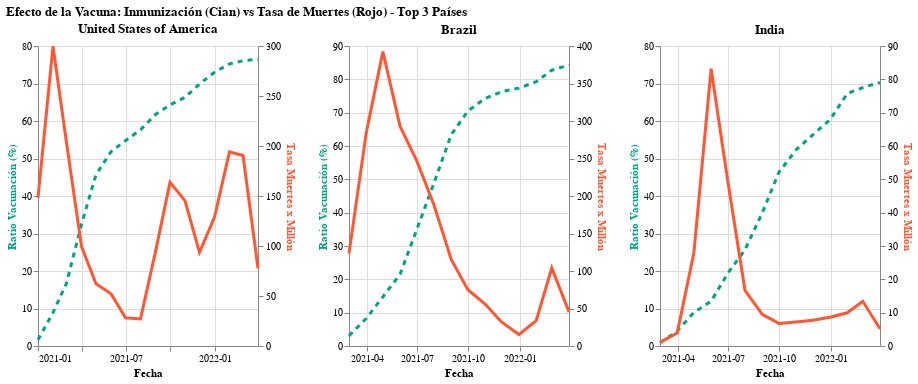

The notebook cell this image was saved under:
### Code cell
# 1. PREPARACIÓN DE DATOS
# Aseguramos formato de fecha
df['date'] = pd.to_datetime(df['date'])

# Si no existe 'total_deaths', lo creamos para poder filtrar el top 3
if 'total_deaths' not in df.columns:
    df['total_deaths'] = df.groupby('country')['New_deaths'].cumsum()

# Identificamos los Top 3 países con más muertes acumuladas
top_3_countries = df.groupby('country')['total_deaths'].max().nlargest(3).index.tolist()
df_top3 = df[df['country'].isin(top_3_countries)]

# Agrupamos por mes para suavizar y reducir datos (evita el error de max rows)
df_grouped = df_top3.set_index('date').groupby('country').resample('ME').agg({
    'ratio': 'max',          # Ratio de vacunación (acumulativo) -> tomamos el máximo del mes
    'New_deaths': 'sum',     # Nuevas muertes (flujo) -> sumamos el total del mes
    'population': 'max'      # Población constante
}).reset_index()

# Calculamos la Tasa de Muerte por Millón (para normalizar la "tasa")
df_grouped['death_rate_per_million'] = (df_grouped['New_deaths'] / df_grouped['population']) * 1_000_000

# --- 2. CREACIÓN DE GRÁFICOS INDIVIDUALES ---
lista_graficos = []

for pais in top_3_countries:
    # Filtramos datos solo para este país
    datos_pais = df_grouped[df_grouped['country'] == pais]
    
    base = alt.Chart(datos_pais).encode(
        x=alt.X('date:T', title='Fecha', axis=alt.Axis(format='%Y-%m'))
    )

    # Línea 1: Vacunación (Punteada, Cian)
    line_vaccine = base.mark_line(strokeDash=[5, 5], strokeWidth=3).encode(
        y=alt.Y('ratio:Q', title='Ratio Vacunación (%)', axis=alt.Axis(titleColor='#00A388')),
        color=alt.value('#00A388'),
        tooltip=['country', 'date', alt.Tooltip('ratio', format='.2f')]
    )

    # Línea 2: Muertes (Sólida, Rojo/Naranja)
    line_death = base.mark_line(strokeWidth=3).encode(
        y=alt.Y('death_rate_per_million:Q', title='Tasa Muertes x Millón', axis=alt.Axis(titleColor='#FF5733')),
        color=alt.value('#FF5733'),
        tooltip=['country', 'date', alt.Tooltip('death_rate_per_million', format='.1f')]
    )

    # Combinamos las capas y resolvemos la escala SOLO para este gráfico
    layer = alt.layer(
        line_vaccine, 
        line_death
    ).resolve_scale(
        y='independent'
    ).properties(
        title=pais, # Título individual
        width=220,  # Ancho ajustado para que quepan los 3
        height=300
    )
    
    lista_graficos.append(layer)

# --- 3. CONCATENACIÓN HORIZONTAL ---
# Usamos reduce para unir todos los gráficos de la lista
chart_final = alt.hconcat(*lista_graficos).properties(
    title='Efecto de la Vacuna: Inmunización (Cian) vs Tasa de Muertes (Rojo) - Top 3 Países'
)

display(chart_final)

### Figure 1 — Vega-Lite specification as saved in the notebook (floating-point values rounded to 4 significant figures)
{"config": {"view": {"continuousWidth": 300, "continuousHeight": 300}}, "hconcat": [{"layer": [{"mark": {"type": "line", "strokeDash": [5, 5], "strokeWidth": 3}, "encoding": {"color": {"value": "#00A388"}, "tooltip": [{"field": "country", "type": "nominal"}, {"field": "date", "type": "temporal"}, {"field": "ratio", "format": ".2f", "type": "quantitative"}], "x": {"axis": {"format": "%Y-%m"}, "field": "date", "title": "Fecha", "type": "temporal"}, "y": {"axis": {"titleColor": "#00A388"}, "field": "ratio", "title": "Ratio Vacunación (%)", "type": "quantitative"}}}, {"mark": {"type": "line", "strokeWidth": 3}, "encoding": {"color": {"value": "#FF5733"}, "tooltip": [{"field": "country", "type": "nominal"}, {"field": "date", "type": "temporal"}, {"field": "death_rate_per_million", "format": ".1f", "type": "quantitative"}], "x": {"axis": {"format": "%Y-%m"}, "field": "date", "title": "Fecha", "type": "temporal"}, "y": {"axis": {"titleColor": "#FF5733"}, "field": "death_rate_per_million", "title": "Tasa Muertes x Millón", "type": "quantitative"}}}], "data": {"name": "data-9408614886be63fe8a661e2cb3ee56ba"}, "height": 300, "resolve": {"scale": {"y": "independent"}}, "title": "United States of America", "width": 220}, {"layer": [{"mark": {"type": "line", "strokeDash": [5, 5], "strokeWidth": 3}, "encoding": {"color": {"value": "#00A388"}, "tooltip": [{"field": "country", "type": "nominal"}, {"field": "date", "type": "temporal"}, {"field": "ratio", "format": ".2f", "type": "quantitative"}], "x": {"axis": {"format": "%Y-%m"}, "field": "date", "title": "Fecha", "type": "temporal"}, "y": {"axis": {"titleColor": "#00A388"}, "field": "ratio", "title": "Ratio Vacunación (%)", "type": "quantitative"}}}, {"mark": {"type": "line", "strokeWidth": 3}, "encoding": {"color": {"value": "#FF5733"}, "tooltip": [{"field": "country", "type": "nominal"}, {"field": "date", "type": "temporal"}, {"field": "death_rate_per_million", "format": ".1f", "type": "quantitative"}], "x": {"axis": {"format": "%Y-%m"}, "field": "date", "title": "Fecha", "type": "temporal"}, "y": {"axis": {"titleColor": "#FF5733"}, "field": "death_rate_per_million", "title": "Tasa Muertes x Millón", "type": "quantitative"}}}], "data": {"name": "data-020f2651c40335d1a088812ae4763124"}, "height": 300, "resolve": {"scale": {"y": "independent"}}, "title": "Brazil", "width": 220}, {"layer": [{"mark": {"type": "line", "strokeDash": [5, 5], "strokeWidth": 3}, "encoding": {"color": {"value": "#00A388"}, "tooltip": [{"field": "country", "type": "nominal"}, {"field": "date", "type": "temporal"}, {"field": "ratio", "format": ".2f", "type": "quantitative"}], "x": {"axis": {"format": "%Y-%m"}, "field": "date", "title": "Fecha", "type": "temporal"}, "y": {"axis": {"titleColor": "#00A388"}, "field": "ratio", "title": "Ratio Vacunación (%)", "type": "quantitative"}}}, {"mark": {"type": "line", "strokeWidth": 3}, "encoding": {"color": {"value": "#FF5733"}, "tooltip": [{"field": "country", "type": "nominal"}, {"field": "date", "type": "temporal"}, {"field": "death_rate_per_million", "format": ".1f", "type": "quantitative"}], "x": {"axis": {"format": "%Y-%m"}, "field": "date", "title": "Fecha", "type": "temporal"}, "y": {"axis": {"titleColor": "#FF5733"}, "field": "death_rate_per_million", "title": "Tasa Muertes x Millón", "type": "quantitative"}}}], "data": {"name": "data-5f5bf094bb477be24f17fca3a7e01ac3"}, "height": 300, "resolve": {"scale": {"y": "independent"}}, "title": "India", "width": 220}], "title": "Efecto de la Vacuna: Inmunización (Cian) vs Tasa de Muertes (Rojo) - Top 3 Países", "$schema": "https://vega.github.io/schema/vega-lite/v6.1.0.json", "datasets": {"data-9408614886be63fe8a661e2cb3ee56ba": [{"country": "United States of America", "date": "2020-12-31T00:00:00", "ratio": 1.65, "New_deaths": 49499, "population": 334100000.0, "death_rate_per_million": 148.2}, {"country": "United States of America", "date": "2021-01-31T00:00:00", "ratio": 8.887, "New_deaths": 100121, "population": 334100000.0, "death_rate_per_million": 299.7}, {"country": "United States of America", "date": "2021-02-28T00:00:00", "ratio": 16.76, "New_deaths": 67846, "population": 334100000.0, "death_rate_per_million": 203.1}, {"country": "United States of America", "date": "2021-03-31T00:00:00", "ratio": 32.5, "New_deaths": 33232, "population": 334100000.0, "death_rate_per_million": 99.48}, {"country": "United States of America", "date": "2021-04-30T00:00:00", "ratio": 45.71, "New_deaths": 20755, "population": 334100000.0, "death_rate_per_million": 62.13}, {"country": "United States of America", "date": "2021-05-31T00:00:00", "ratio": 51.8, "New_deaths": 17439, "population": 334100000.0, "death_rate_per_million": 52.2}, {"country": "United States of America", "date": "2021-06-30T00:00:00", "ratio": 54.76, "New_deaths": 9455, "population": 334100000.0, "death_rate_per_million": 28.3}, {"country": "United States of America", "date": "2021-07-31T00:00:00", "ratio": 57.67, "New_deaths": 9039, "population": 334100000.0, "death_rate_per_million": 27.06}, {"country": "United States of America", "date": "2021-08-31T00:00:00", "ratio": 61.72, "New_deaths": 31539, "population": 334100000.0, "death_rate_per_million": 94.41}, {"country": "United States of America", "date": "2021-09-30T00:00:00", "ratio": 64.29, "New_deaths": 54667, "population": 334100000.0, "death_rate_per_million": 163.6}, {"country": "United States of America", "date": "2021-10-31T00:00:00", "ratio": 66.3, "New_deaths": 48548, "population": 334100000.0, "death_rate_per_million": 145.3}, {"country": "United States of America", "date": "2021-11-30T00:00:00", "ratio": 69.86, "New_deaths": 31282, "population": 334100000.0, "death_rate_per_million": 93.64}, {"country": "United States of America", "date": "2021-12-31T00:00:00", "ratio": 73.0, "New_deaths": 43004, "population": 334100000.0, "death_rate_per_million": 128.7}, {"country": "United States of America", "date": "2022-01-31T00:00:00", "ratio": 75.22, "New_deaths": 64878, "population": 334100000.0, "death_rate_per_million": 194.2}, {"country": "United States of America", "date": "2022-02-28T00:00:00", "ratio": 76.06, "New_deaths": 63656, "population": 334100000.0, "death_rate_per_million": 190.6}, {"country": "United States of America", "date": "2022-03-31T00:00:00", "ratio": 76.44, "New_deaths": 25958, "population": 334100000.0, "death_rate_per_million": 77.7}], "data-020f2651c40335d1a088812ae4763124": [{"country": "Brazil", "date": "2021-02-28T00:00:00", "ratio": 3.045, "New_deaths": 26526, "population": 214800000.0, "death_rate_per_million": 123.5}, {"country": "Brazil", "date": "2021-03-31T00:00:00", "ratio": 8.26, "New_deaths": 61031, "population": 214800000.0, "death_rate_per_million": 284.1}, {"country": "Brazil", "date": "2021-04-30T00:00:00", "ratio": 14.75, "New_deaths": 84319, "population": 214800000.0, "death_rate_per_million": 392.5}, {"country": "Brazil", "date": "2021-05-31T00:00:00", "ratio": 21.56, "New_deaths": 62872, "population": 214800000.0, "death_rate_per_million": 292.7}, {"country": "Brazil", "date": "2021-06-30T00:00:00", "ratio": 34.96, "New_deaths": 53035, "population": 214800000.0, "death_rate_per_million": 246.9}, {"country": "Brazil", "date": "2021-07-31T00:00:00", "ratio": 48.91, "New_deaths": 40405, "population": 214800000.0, "death_rate_per_million": 188.1}, {"country": "Brazil", "date": "2021-08-31T00:00:00", "ratio": 63.36, "New_deaths": 24811, "population": 214800000.0, "death_rate_per_million": 115.5}, {"country": "Brazil", "date": "2021-09-30T00:00:00", "ratio": 70.48, "New_deaths": 16138, "population": 214800000.0, "death_rate_per_million": 75.12}, {"country": "Brazil", "date": "2021-10-31T00:00:00", "ratio": 74.29, "New_deaths": 12016, "population": 214800000.0, "death_rate_per_million": 55.93}, {"country": "Brazil", "date": "2021-11-30T00:00:00", "ratio": 76.3, "New_deaths": 6816, "population": 214800000.0, "death_rate_per_million": 31.73}, {"country": "Brazil", "date": "2021-12-31T00:00:00", "ratio": 77.36, "New_deaths": 3294, "population": 214800000.0, "death_rate_per_million": 15.33}, {"country": "Brazil", "date": "2022-01-31T00:00:00", "ratio": 79.28, "New_deaths": 7275, "population": 214800000.0, "death_rate_per_million": 33.86}, {"country": "Brazil", "date": "2022-02-28T00:00:00", "ratio": 82.74, "New_deaths": 22389, "population": 214800000.0, "death_rate_per_million": 104.2}, {"country": "Brazil", "date": "2022-03-31T00:00:00", "ratio": 84.29, "New_deaths": 9767, "population": 214800000.0, "death_rate_per_million": 45.46}], "data-5f5bf094bb477be24f17fca3a7e01ac3": [{"country": "India", "date": "2021-02-28T00:00:00", "ratio": 0.8453, "New_deaths": 1512, "population": 1401000000.0, "death_rate_per_million": 1.079}, {"country": "India", "date": "2021-03-31T00:00:00", "ratio": 3.981, "New_deaths": 5417, "population": 1401000000.0, "death_rate_per_million": 3.866}, {"country": "India", "date": "2021-04-30T00:00:00", "ratio": 8.947, "New_deaths": 39214, "population": 1401000000.0, "death_rate_per_million": 27.98}, {"country": "India", "date": "2021-05-31T00:00:00", "ratio": 11.93, "New_deaths": 116561, "population": 1401000000.0, "death_rate_per_million": 83.18}, {"country": "India", "date": "2021-06-30T00:00:00", "ratio": 19.37, "New_deaths": 69354, "population": 1401000000.0, "death_rate_per_million": 49.49}, {"country": "India", "date": "2021-07-31T00:00:00", "ratio": 25.68, "New_deaths": 23334, "population": 1401000000.0, "death_rate_per_million": 16.65}, {"country": "India", "date": "2021-08-31T00:00:00", "ratio": 35.47, "New_deaths": 13345, "population": 1401000000.0, "death_rate_per_million": 9.523}, {"country": "India", "date": "2021-09-30T00:00:00", "ratio": 46.31, "New_deaths": 9502, "population": 1401000000.0, "death_rate_per_million": 6.781}, {"country": "India", "date": "2021-10-31T00:00:00", "ratio": 52.35, "New_deaths": 10124, "population": 1401000000.0, "death_rate_per_million": 7.225}, {"country": "India", "date": "2021-11-30T00:00:00", "ratio": 56.31, "New_deaths": 10794, "population": 1401000000.0, "death_rate_per_million": 7.703}, {"country": "India", "date": "2021-12-31T00:00:00", "ratio": 60.35, "New_deaths": 12100, "population": 1401000000.0, "death_rate_per_million": 8.635}, {"country": "India", "date": "2022-01-31T00:00:00", "ratio": 67.3, "New_deaths": 13970, "population": 1401000000.0, "death_rate_per_million": 9.969}, {"country": "India", "date": "2022-02-28T00:00:00", "ratio": 68.92, "New_deaths": 18793, "population": 1401000000.0, "death_rate_per_million": 13.41}, {"country": "India", "date": "2022-03-31T00:00:00", "ratio": 70.28, "New_deaths": 7227, "population": 1401000000.0, "death_rate_per_million": 5.157}]}}
